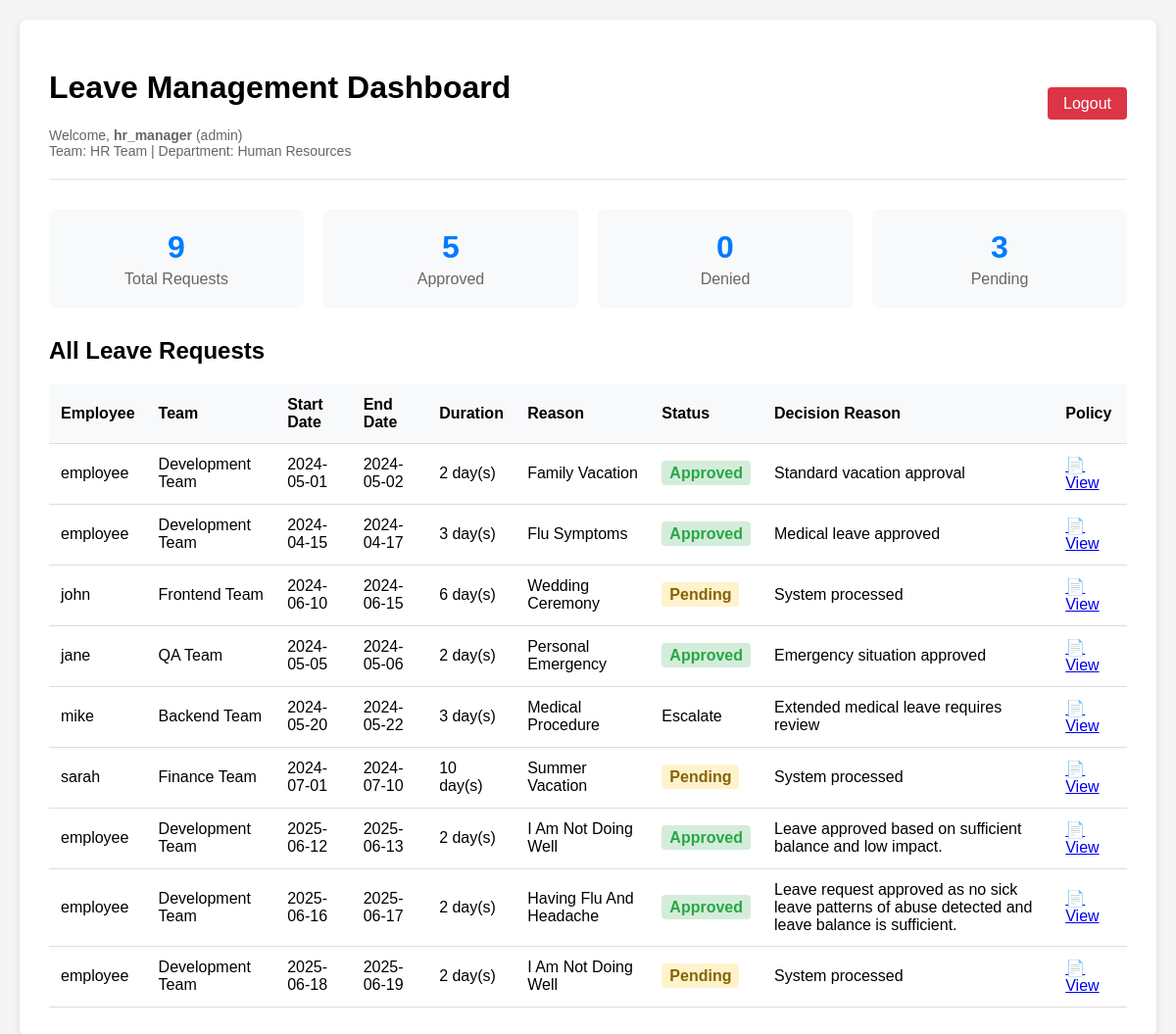
The app's page /dashboard (signed in) with its own data.
### models.py (models this page shows, shortened)
class User(db.Model, UserMixin):
    id = db.Column(db.Integer, primary_key=True)
    username = db.Column(db.String(80), unique=True, nullable=False)
    password = db.Column(db.String(200), nullable=False)
    role = db.Column(db.String(20), default='user')
    team_id = db.Column(db.Integer, db.ForeignKey('team.id'))
    hire_date = db.Column(db.Date, default=date.today)
    leaves = db.relationship('Leave', backref='applicant', lazy=True,
                             foreign_keys='Leave.user_id')
    leave_balances = db.relationship(
        'LeaveBalance', backref='employee', lazy=True)

class Team(db.Model):
    id = db.Column(db.Integer, primary_key=True)
    name = db.Column(db.String(100))
    dept_id = db.Column(db.Integer, db.ForeignKey('department.id'))
    members = db.relationship('User', backref='user_team', lazy=True)

class Department(db.Model):
    id = db.Column(db.Integer, primary_key=True)
    name = db.Column(db.String(100))
    org_id = db.Column(db.Integer, db.ForeignKey('organization.id'))
    teams = db.relationship('Team', backref='dept', lazy=True)

class Leave(db.Model):
    id = db.Column(db.Integer, primary_key=True)
    user_id = db.Column(db.Integer, db.ForeignKey('user.id'))
    leave_type_id = db.Column(db.Integer, db.ForeignKey('leave_type.id'))
    start_date = db.Column(db.Date)
    end_date = db.Column(db.Date)
    reason = db.Column(db.String(500))  # Increased length for detailed reasons
    status = db.Column(db.String(20), default='Pending')
    decision_reason = db.Column(db.String(500))
    approved_by = db.Column(db.Integer, db.ForeignKey('user.id'))
    created_at = db.Column(db.DateTime, default=datetime.utcnow)
    approved_at = db.Column(db.DateTime)
    leave_type_ref = db.relationship('LeaveType', backref='leaves')
    approver = db.relationship('User', foreign_keys=[
                               approved_by], backref='approved_leaves')

### app.py (the view)
@app.route('/dashboard')
@login_required
def dashboard():
    if current_user.role == 'admin':
        leaves = Leave.query.all()
    else:
        leaves = Leave.query.filter_by(user_id=current_user.id).all()
    return render_template('dashboard.html', leaves=leaves)

### app.py (called while the page is built)
@login_manager.user_loader
def load_user(user_id):
    return User.query.get(int(user_id))

### templates/dashboard.html (shortened to what this page needs)
<!DOCTYPE html>
<html lang="en">
  <head>
  </head>
  <body>
    <div class="container">
      <div class="header">
        <div>
          <h1>Leave Management Dashboard</h1>
          <div class="user-info">
            Welcome, <strong>{{ current_user.username }}</strong> ({{
            current_user.role }}) {% if current_user.user_team %} <br />Team: {{
            current_user.user_team.name }} {% if current_user.user_team.dept %}
            | Department: {{ current_user.user_team.dept.name }} {% endif %} {%
            endif %}
          </div>
        </div>
        <div class="nav-links">
          <a href="/logout" class="logout">Logout</a>
        </div>
      </div>
      {% if leaves %}
      <div class="stats">
        <div class="stat-card">
          <div class="stat-number">{{ leaves|length }}</div>
          <div class="stat-label">Total Requests</div>
        </div>
        <div class="stat-card">
          <div class="stat-number">
            {{ leaves|selectattr("status", "equalto", "Approved")|list|length }}
          </div>
          <div class="stat-label">Approved</div>
        </div>
        <div class="stat-card">
          <div class="stat-number">
            {{ leaves|selectattr("status", "equalto", "Denied")|list|length }}
          </div>
          <div class="stat-label">Denied</div>
        </div>
        <div class="stat-card">
          <div class="stat-number">
            {{ leaves|selectattr("status", "equalto", "Pending")|list|length }}
          </div>
          <div class="stat-label">Pending</div>
        </div>
      </div>
      {% endif %}
      <h2>
        {% if current_user.role == 'admin' %}All Leave Requests{% else %}Your
        Leave Requests{% endif %}
      </h2>
      {% if leaves %}
      <table>
        <thead>
          <tr>
            {% if current_user.role == 'admin' %}
            <th>Employee</th>
            <th>Team</th>
            {% endif %}
            <th>Start Date</th>
            <th>End Date</th>
            <th>Duration</th>
            <th>Reason</th>
            <th>Status</th>
            <th>Decision Reason</th>
            <th>Policy</th>
          </tr>
        </thead>
        <tbody>
          {% for leave in leaves %}
          <tr>
            {% if current_user.role == 'admin' %}
            <td>{{ leave.applicant.username }}</td>
            <td>
              {{ leave.applicant.user_team.name if leave.applicant.user_team
              else 'No Team' }}
            </td>
            {% endif %}
            <td>{{ leave.start_date.strftime('%Y-%m-%d') }}</td>
            <td>{{ leave.end_date.strftime('%Y-%m-%d') }}</td>
            <td>{{ (leave.end_date - leave.start_date).days + 1 }} day(s)</td>
            <td>{{ leave.reason|title }}</td>
            <td>
              <span class="status-{{ leave.status.lower() }}">
                {{ leave.status }}
              </span>
            </td>
            <td>{{ leave.decision_reason or 'System processed' }}</td>
            <td>
              <a
                href="{{ url_for('static', filename='leave_policy_guide_for_employees.pdf') }}"
                target="_blank"
                title="View Leave Policy PDF"
              >
                📄 View
              </a>
            </td>
          </tr>
          {% endfor %}
        </tbody>
      </table>
      {% endif %}
    </div>
  </body>
</html>

### templates/dashboard.html (style rules this page uses)
body { font-family: Arial, sans-serif; max-width: 1200px; margin: 0 auto; padding: 20px; background-color: #f5f5f5; }
.container { background: white; padding: 30px; border-radius: 8px; box-shadow: 0 2px 10px rgba(0, 0, 0, 0.1); }
.header { display: flex; justify-content: space-between; align-items: center; margin-bottom: 30px; padding-bottom: 20px; border-bottom: 2px solid #eee; }
.user-info { color: #666; font-size: 14px; }
.nav-links a { margin-left: 15px; padding: 8px 16px; text-decoration: none; background: #007bff; color: white; border-radius: 4px; transition: background-color 0.3s; }
.nav-links a.logout { background: #dc3545; }
table { width: 100%; border-collapse: collapse; margin-top: 20px; }
th, td { padding: 12px; text-align: left; border-bottom: 1px solid #ddd; }
th { background-color: #f8f9fa; font-weight: bold; }
.status-approved { color: #28a745; font-weight: bold; background-color: #d4edda; padding: 4px 8px; border-radius: 4px; }
.status-pending { color: #856404; font-weight: bold; background-color: #fff3cd; padding: 4px 8px; border-radius: 4px; }
.stats { display: flex; gap: 20px; margin-bottom: 30px; }
.stat-card { flex: 1; background: #f8f9fa; padding: 20px; border-radius: 6px; text-align: center; }
.stat-number { font-size: 2em; font-weight: bold; color: #007bff; }
.stat-label { color: #666; margin-top: 5px; }

### records on screen
User: username "hr_manager", role "admin"
Team: user_team.name "HR Team"
Department: user_team.dept.name "Human Resources"
Leave: applicant.username "employee", applicant.user_team "Development Team", start_date "2024-05-01", end_date "2024-05-02", (leave.end_date-leave.start_date).days+1 "2", reason "Family Vacation", status "Approved", decision_reason "Standard vacation approval"
Leave: applicant.username "employee", applicant.user_team "Development Team", start_date "2024-04-15", end_date "2024-04-17", (leave.end_date-leave.start_date).days+1 "3", reason "Flu Symptoms", status "Approved", decision_reason "Medical leave approved"
Leave: applicant.username "john", applicant.user_team "Frontend Team", start_date "2024-06-10", end_date "2024-06-15", (leave.end_date-leave.start_date).days+1 "6", reason "Wedding Ceremony", status "Pending", decision_reason "System processed"
Leave: applicant.username "jane", applicant.user_team "QA Team", start_date "2024-05-05", end_date "2024-05-06", (leave.end_date-leave.start_date).days+1 "2", reason "Personal Emergency", status "Approved", decision_reason "Emergency situation approved"
Leave: applicant.username "mike", applicant.user_team "Backend Team", start_date "2024-05-20", end_date "2024-05-22", (leave.end_date-leave.start_date).days+1 "3", reason "Medical Procedure", status "Escalate", decision_reason "Extended medical leave requires review"
Leave: applicant.username "sarah", applicant.user_team "Finance Team", start_date "2024-07-01", end_date "2024-07-10", (leave.end_date-leave.start_date).days+1 "10", reason "Summer Vacation", status "Pending", decision_reason "System processed"
Leave: applicant.username "employee", applicant.user_team "Development Team", start_date "2025-06-12", end_date "2025-06-13", (leave.end_date-leave.start_date).days+1 "2", reason "I Am Not Doing Well", status "Approved", decision_reason "Leave approved based on sufficient balance and low impact."
Leave: applicant.username "employee", applicant.user_team "Development Team", start_date "2025-06-16", end_date "2025-06-17", (leave.end_date-leave.start_date).days+1 "2", reason "Having Flu And Headache", status "Approved", decision_reason "Leave request approved as no sick leave patterns of abuse detected and leave balance is sufficient."
Leave: applicant.username "employee", applicant.user_team "Development Team", start_date "2025-06-18", end_date "2025-06-19", (leave.end_date-leave.start_date).days+1 "2", reason "I Am Not Doing Well", status "Pending", decision_reason "System processed"

### other values on screen
{{ leaves|length }} "9"
{{ leaves|selectattr("status", "equalto", "Approved")|list|length }} "5"
{{ leaves|selectattr("status", "equalto", "Denied")|list|length }} "0"
{{ leaves|selectattr("status", "equalto", "Pending")|list|length }} "3"
